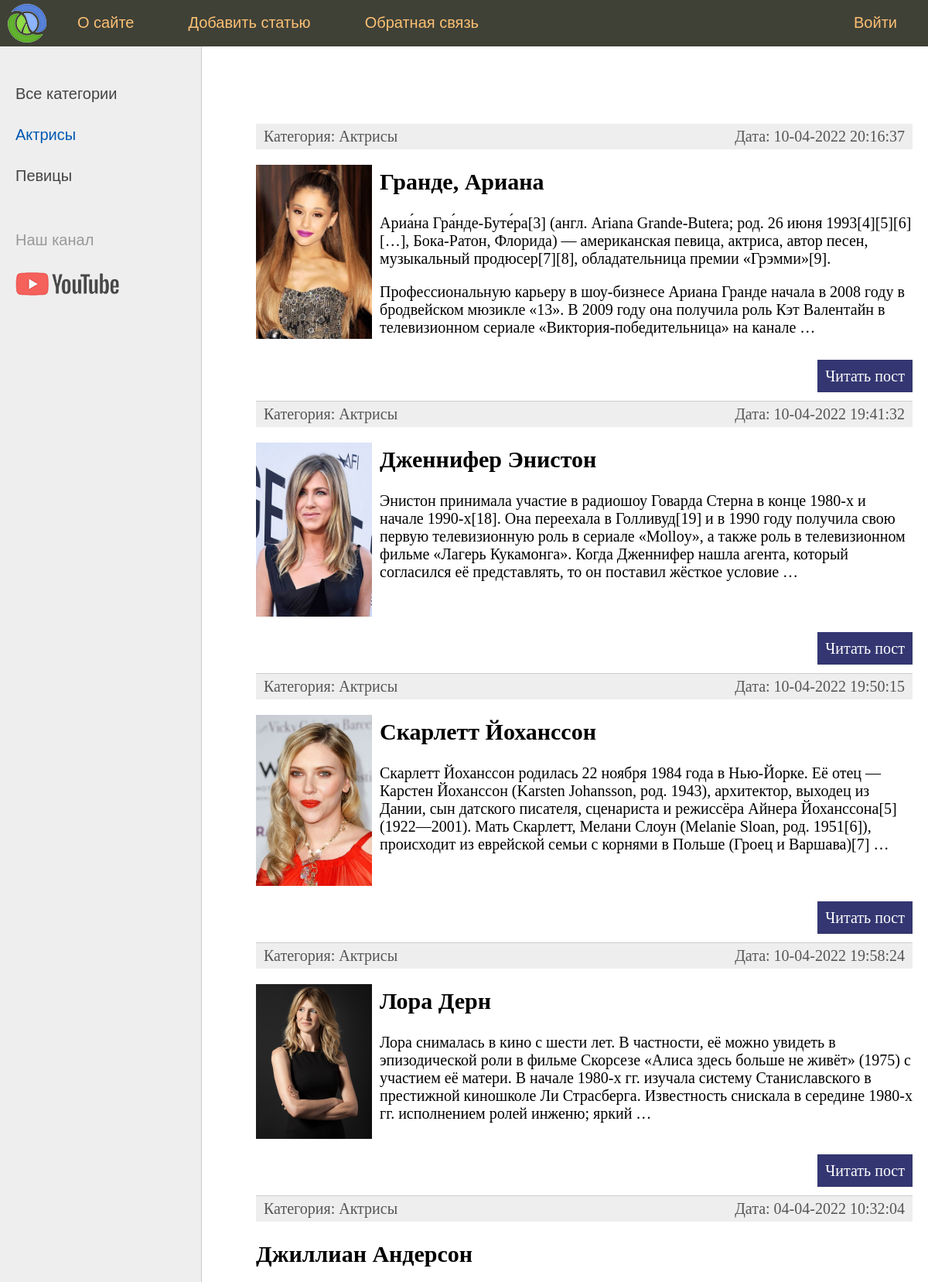
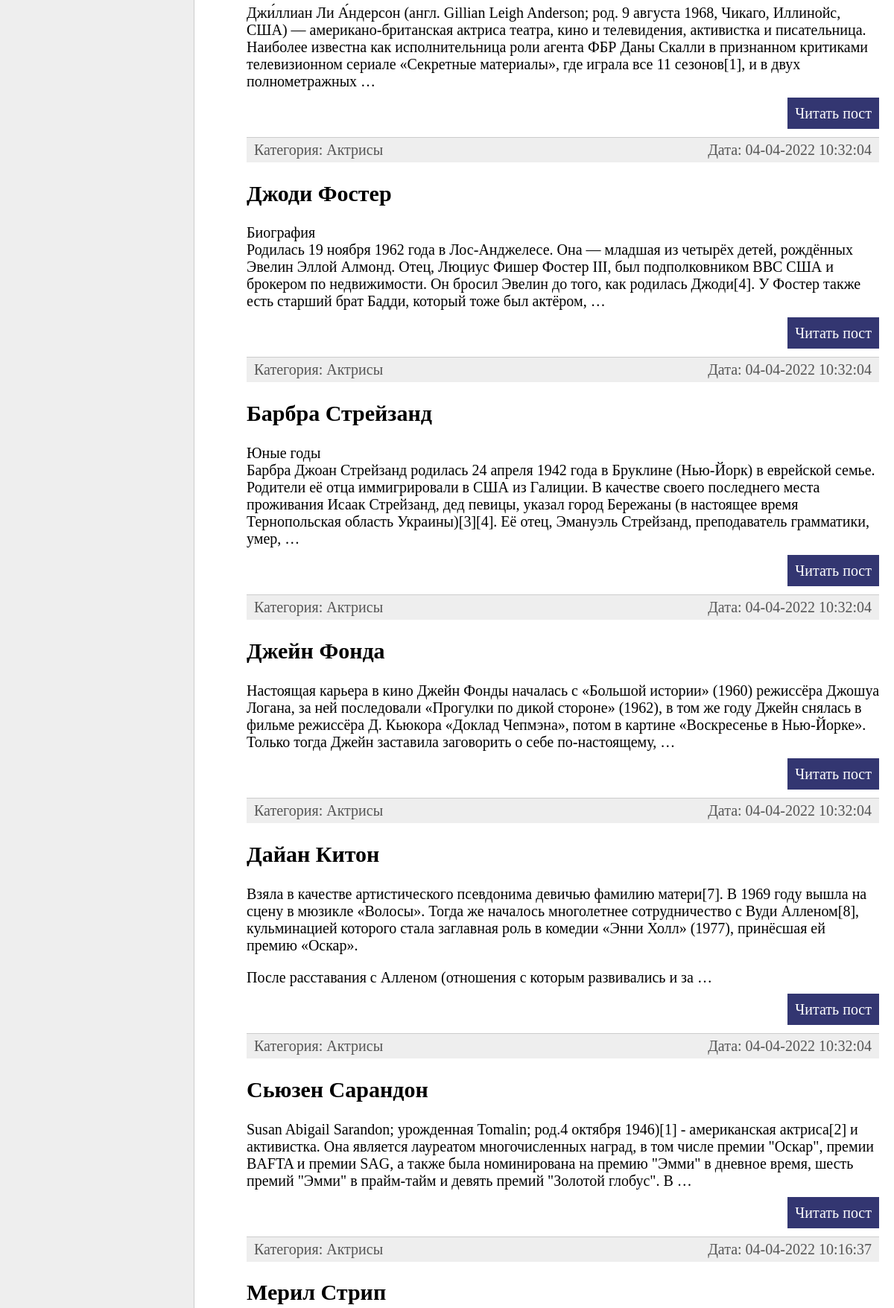
The page /woman/category/1/ (upper part) on the database its author committed (2 pictures, top to bottom).
### blogWoman/models.py (models this page shows, shortened)
class Category(models.Model):
    name = models.CharField(max_length=100, db_index=True, verbose_name="Категория")
    def __str__(self):
        return self.name
    def get_absolute_url(self):
        return reverse('category', kwargs={'cat_id': self.pk})
    class Meta:
        verbose_name = 'Категория'
        verbose_name_plural = 'Категории'
        ordering = ['id']

class Women(models.Model):
    title = models.CharField(max_length=255, verbose_name="Заголовок")
    content = models.TextField(blank=True, verbose_name="Текст статьи")
    photo = models.ImageField(upload_to="photos/%Y/%m/%d/", verbose_name="Фото")
    time_create = models.DateTimeField(auto_now_add=True, verbose_name="Время создания")
    time_update = models.DateTimeField(auto_now=True, verbose_name="Время изменения")
    is_published = models.BooleanField(default=True, verbose_name="Публикация")
    cat = models.ForeignKey('Category', on_delete=models.PROTECT, null=True, verbose_name="Категории")
    def get_absolute_url(self):
        return reverse('post', kwargs={'post_id': self.pk})
    class Meta:
        verbose_name = 'Известные женщины'
        verbose_name_plural = 'Известные женщины'
        ordering = ['-time_create', 'title']

### blogWoman/views.py (the view)
# urls.py: path('category/<int:cat_id>/', show_category, name='category'),
def show_category(request, cat_id):
    posts = Women.objects.filter(cat_id=cat_id)
    cats = Category.objects.all()
    if len(posts) == 0:
        raise Http404()
    context = {
        'posts': posts,
        'cats': cats,
        'menu': menu,
        'title': 'Отображение по рубрикам',
        'cat_selected': cat_id,
    }
    return render(request, 'women/index.html', context=context)

### blogWoman/templates/women/index.html (shortened to what this page needs)
{% extends 'women/base.html' %}
{% block content %}
<ul class="list-articles">
	{% for p in posts %}
			<li><div class="article-panel">
	<p class="first">Категория: {{p.cat}}</p>
	<p class="last">Дата: {{p.time_update|date:"d-m-Y H:i:s"}}</p>
</div>
{% if p.photo %}
	<p><img class="img-article-left thumb" src="{{p.photo.url}}"></p>
{% endif %}
				<h2>{{p.title}}</h2>
	{% autoescape on %}
	{{p.content|linebreaks|truncatewords:50}}
	{% endautoescape %}
			<p class="link-read-post"><a href="{{ p.get_absolute_url }}">Читать пост</a></p>
			</li>
	{% endfor %}
</ul>
{% endblock %}

### blogWoman/templates/women/base.html (shortened to what this page needs)
{% load static %}
<!DOCTYPE html>
<html>
<head>
	<link type="text/css" href="{% static 'women/css/styles.css' %}" rel="stylesheet" />
</head>
<body>
<table class="table-page" border=0 cellpadding="0" cellspacing="0">
<tr><td valign=top>
{% block mainmenu %}
		<div class="header">
			<ul id="mainmenu" class="mainmenu">
			<li class="logo"><a href="{% url 'home' %}"><div class="logo"></div></a></li>
{% for m in menu %}
	{% if not forloop.last %}
			<li><a href="{% url m.url_name %}">{{m.title}}</a></li>
	{% else %}
			<li class="last"><a href="{% url m.url_name %}">{{m.title}}</a></li>
	{% endif %}
{% endfor %}
			</ul>
		</div>
{% endblock mainmenu %}
<table class="table-content" border=0 cellpadding="0" cellspacing="0">
<tr>
	<td valign="top" class="left-chapters">
	<ul id="leftchapters">
{% if cat_selected == 0 %}
		<li class="selected">Все категории</li>
{% else %}
		<li><a href="{% url 'home' %}">Все категории</a></li>
{% endif %}
{% for c in cats %}
	{% if c.pk == cat_selected %}
		<li class="selected">{{c.name}}</li>
	{% else %}
		<li><a href="{{ c.get_absolute_url }}">{{c.name}}</a></li>
	{% endif %}
{% endfor %}
		<li class="share">
		<p>Наш канал</p>
		<a class="share-yt" href="https://www.youtube.com/channel/UClJzWfGWuGJL2t-3dYKcHTA/playlists" target="_blank" rel="nofollow"></a>
		</li>
	</ul>
</td>
<td valign="top" class="content">
	<div class="content-text">
{% block content %}
{% endblock %}
	</div>
</td></tr></table>
</td></tr>
</table>
</body>
</html>

### blogWoman/static/women/css/styles.css (style rules this page uses)
html, body { font-family: 'Arial'; margin: 0; padding: 0; height: 100%; width: 100%; color: #444; }
a { color: #0059b2; text-decoration: none; }
img { max-width: 600px; height: auto; }
img.img-article-left { max-width: 300px; height: auto; float: left; padding: 0 10px 10px 0; }
img.img-article-left.thumb { max-width: 150px; height: auto; }
p.link-read-post { text-align: right; }
p.link-read-post a { padding: 10px; min-width: 100px; background: #333671; color: #fff; text-decoration: none; }
div.article-panel { background: #eee; padding: 5px 10px 5px 10px; box-sizing: border-box; overflow: hidden; color: #555; }
div.article-panel p.first { margin: 0; float: left; }
div.article-panel p.last { margin: 0; float: right; }
ul.list-articles { list-style: none; margin: 0; padding: 0; }
ul.list-articles li { border-bottom: 1px solid #ccc; }
.table-page { width: 100%; height: 100%; vertical-align: top; }
.table-page tr { height: 100%; }
.header { background: #3F4137; height: 60px; }
.logo { background: url('../images/logo.png') no-repeat 10px 5px; width: 70px; height: 60px; }
ul.mainmenu { list-style: none; margin: 0; padding: 0; height: 60px; color: #fdc073; font-size: 20px; overflow: hidden; }
ul.mainmenu li { float: left; margin: 18px 40px 0 30px; }
ul.mainmenu li.logo { margin: 0; }
ul.mainmenu li.last { float: right; }
ul.mainmenu li a { color: #fdc073; text-decoration: none; }
.table-content { width: 100%; min-height: 100%; height: 100%; }
.left-chapters { margin: 0; background: #eee; border-right: 1px solid #ccc; min-height: 100%; }
.left-chapters ul { width: 230px; min-height: 100%; margin: 0; padding: 20px 10px 10px 20px; list-style: none; font-size: 20px; }
.left-chapters ul li { margin: 30px 0 0 0; color: #999; }
.left-chapters ul li.selected { color: #0059b2; }
.left-chapters ul li a { color: #444; text-decoration: none; }
.left-chapters ul li.share { margin: 60px 0 0 0; }
.left-chapters ul li.share p { margin: 30px 0 30px 0; }
.left-chapters ul li.share a { display: inline-block; width: 40px; height: 40px; margin: 0 20px 0 0; }
.left-chapters ul li.share a.share-yt { width: 100%; height: 30px; background: url('../images/share_yt.png') no-repeat 0 0 }
.content { padding: 40px 20px 20px 40px; width: 100%; box-sizing: border-box; }
.content-text { margin: 60px 0 0 30px; color: #000; font-size: 20px; font-family: Yandex Sans Display Light; }

### rows shown on the page
Category: name "Актрисы"
Category: name "Певицы"
Women: cat "Актрисы", time_update "10-04-2022 20:16:37", photo (picture), title "Гранде, Ариана", content "Ариа́на Гра́нде-Буте́ра[3] (англ. Ariana Grande-Butera; род. 26 июня 1993[4][5][6][…], Бока-Ратон, Флорида) — американская певица, актриса, автор песен, музыкальный продюсер[7][8], обладательница премии «Грэмми»[9]. Профессиональную карьеру в шоу-бизнесе Ариана Гранде начала в 2008 году в бродвейском мюзикле «13». В 2009 году она получила роль Кэт Валентайн в телевизионном сериале «Виктория-победительница» на канале …"
Women: cat "Актрисы", time_update "10-04-2022 19:41:32", photo (picture), title "Дженнифер Энистон", content "Энистон принимала участие в радиошоу Говарда Стерна в конце 1980-х и начале 1990-х[18]. Она переехала в Голливуд[19] и в 1990 году получила свою первую телевизионную роль в сериале «Molloy», а также роль в телевизионном фильме «Лагерь Кукамонга». Когда Дженнифер нашла агента, который согласился её представлять, то он поставил жёсткое условие …"
Women: cat "Актрисы", time_update "10-04-2022 19:50:15", photo (picture), title "Скарлетт Йоханссон", content "Скарлетт Йоханссон родилась 22 ноября 1984 года в Нью-Йорке. Её отец — Карстен Йоханссон (Karsten Johansson, род. 1943), архитектор, выходец из Дании, сын датского писателя, сценариста и режиссёра Айнера Йоханссона[5] (1922—2001). Мать Скарлетт, Мелани Слоун (Melanie Sloan, род. 1951[6]), происходит из еврейской семьи с корнями в Польше (Гроец и Варшава)[7] …"
Women: cat "Актрисы", time_update "10-04-2022 19:58:24", photo (picture), title "Лора Дерн", content "Лора снималась в кино с шести лет. В частности, её можно увидеть в эпизодической роли в фильме Скорсезе «Алиса здесь больше не живёт» (1975) с участием её матери. В начале 1980-х гг. изучала систему Станиславского в престижной киношколе Ли Страсберга. Известность снискала в середине 1980-х гг. исполнением ролей инженю; яркий …"
Women: cat "Актрисы", time_update "04-04-2022 10:32:04", title "Джиллиан Андерсон", content "Джи́ллиан Ли А́ндерсон (англ. Gillian Leigh Anderson; род. 9 августа 1968, Чикаго, Иллинойс, США) — американо-британская актриса театра, кино и телевидения, активистка и писательница. Наиболее известна как исполнительница роли агента ФБР Даны Скалли в признанном критиками телевизионном сериале «Секретные материалы», где играла все 11 сезонов[1], и в двух полнометражных …"
Women: cat "Актрисы", time_update "04-04-2022 10:32:04", title "Джоди Фостер", content "Биография Родилась 19 ноября 1962 года в Лос-Анджелесе. Она — младшая из четырёх детей, рождённых Эвелин Эллой Алмонд. Отец, Люциус Фишер Фостер III, был подполковником ВВС США и брокером по недвижимости. Он бросил Эвелин до того, как родилась Джоди[4]. У Фостер также есть старший брат Бадди, который тоже был актёром, …"
Women: cat "Актрисы", time_update "04-04-2022 10:32:04", title "Барбра Стрейзанд", content "Юные годы Барбра Джоан Стрейзанд родилась 24 апреля 1942 года в Бруклине (Нью-Йорк) в еврейской семье. Родители её отца иммигрировали в США из Галиции. В качестве своего последнего места проживания Исаак Стрейзанд, дед певицы, указал город Бережаны (в настоящее время Тернопольская область Украины)[3][4]. Её отец, Эмануэль Стрейзанд, преподаватель грамматики, умер, …"
Women: cat "Актрисы", time_update "04-04-2022 10:32:04", title "Джейн Фонда", content "Настоящая карьера в кино Джейн Фонды началась с «Большой истории» (1960) режиссёра Джошуа Логана, за ней последовали «Прогулки по дикой стороне» (1962), в том же году Джейн снялась в фильме режиссёра Д. Кьюкора «Доклад Чепмэна», потом в картине «Воскресенье в Нью-Йорке». Только тогда Джейн заставила заговорить о себе по-настоящему, …"
Women: cat "Актрисы", time_update "04-04-2022 10:32:04", title "Дайан Китон", content "Взяла в качестве артистического псевдонима девичью фамилию матери[7]. В 1969 году вышла на сцену в мюзикле «Волосы». Тогда же началось многолетнее сотрудничество с Вуди Алленом[8], кульминацией которого стала заглавная роль в комедии «Энни Холл» (1977), принёсшая ей премию «Оскар». После расставания с Алленом (отношения с которым развивались и за …"
Women: cat "Актрисы", time_update "04-04-2022 10:32:04", title "Сьюзен Сарандон", content "Susan Abigail Sarandon; урожденная Tomalin; род.4 октября 1946)[1] - американская актриса[2] и активистка. Она является лауреатом многочисленных наград, в том числе премии \"Оскар\", премии BAFTA и премии SAG, а также была номинирована на премию \"Эмми\" в дневное время, шесть премий \"Эмми\" в прайм-тайм и девять премий \"Золотой глобус\". В …"
Women: cat "Актрисы", time_update "04-04-2022 10:16:37", title "Мерил Стрип"

### other values the page prints
{{ m.title }} "О сайте" "Добавить статью" "Обратная связь"
{{ m.title }} "Войти"
